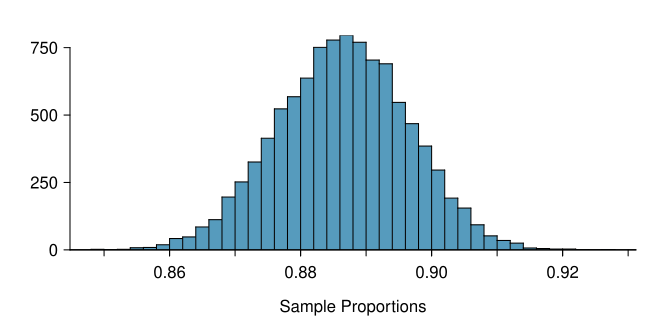

This chart was generated by the following R code:
set.seed(4)
library(openintro)
data(COL)

n.sim <- 10000
samp.size <- 1000  # 2541
prop <- 0.887

samples <- matrix(sample(0:1, n.sim * samp.size, TRUE, c(1 - prop, prop)), n.sim)
results <- apply(samples, 1, mean)
mean(results)
sd(results)

myPDF('sampling_10k_prop_887p.pdf', 6.5, 3.2,
    mar = c(3.5, 3.5, 1.8, 0.7),
    mgp = c(2.3, 0.6, 0),
    yaxs = "i")
histPlot(results,
    col = COL[1], breaks = 50,
    xlab = "Sample Proportions",
    ylab = "",
    axes = FALSE)
at <- seq(0, 1, 0.02)
axis(1, at = seq(0, 1, 0.01), labels = rep("", 101))
axis(1, at = at)
# axis(2, at = seq(0, 1200, 100), label = rep("", 13))
axis(2, at = seq(0, 750, 250))
# abline(v = 0.89, col = COL[4])

dev.off()
